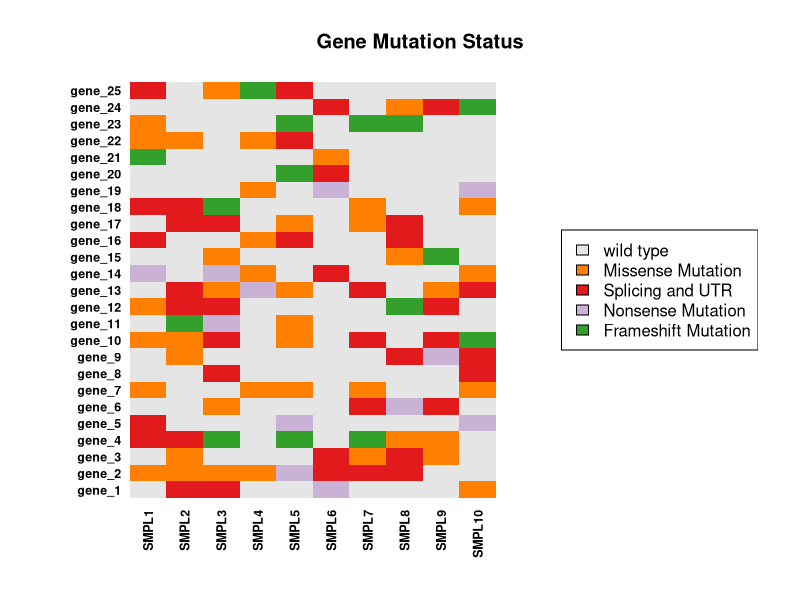
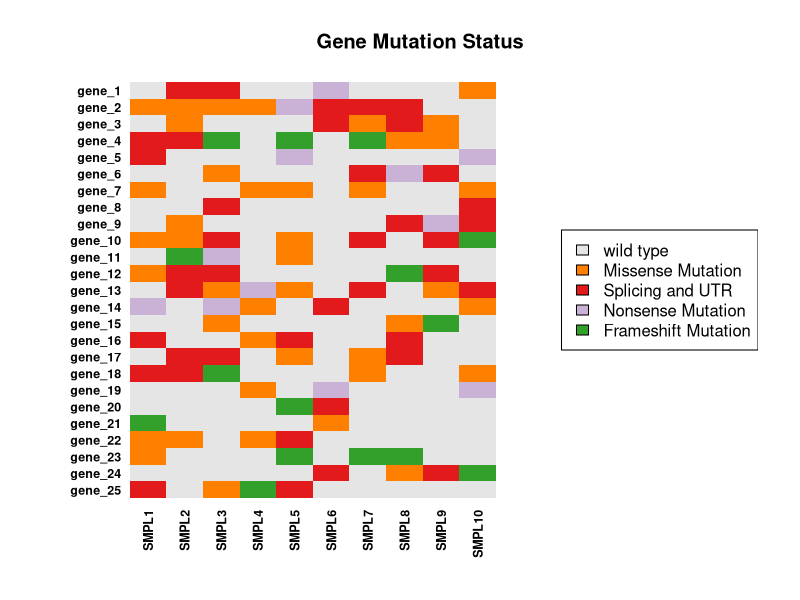
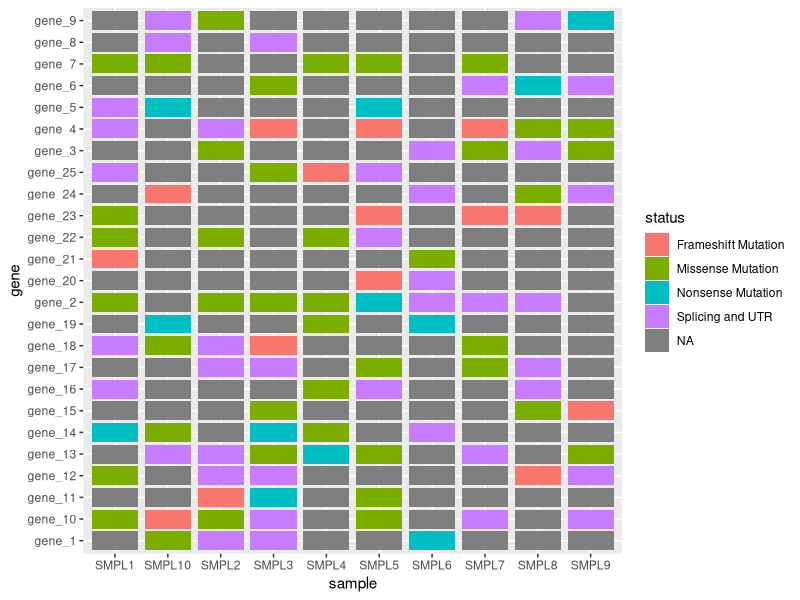
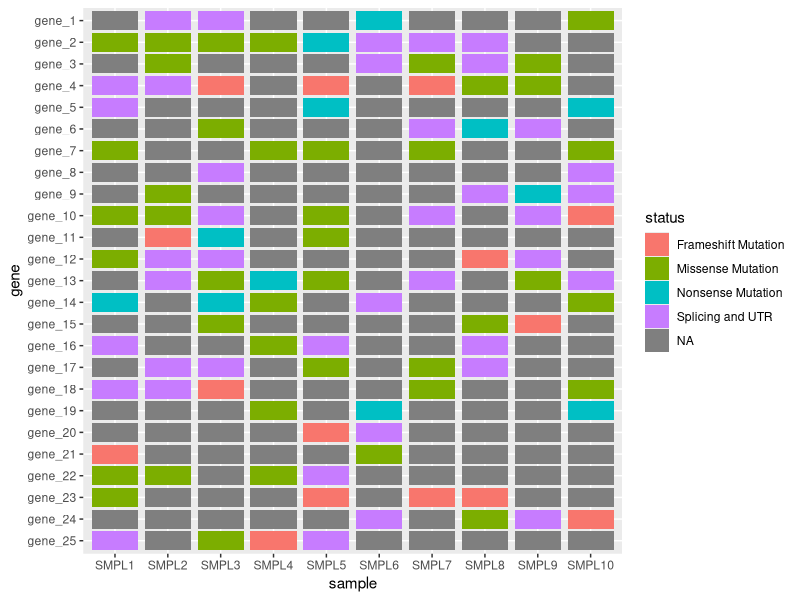
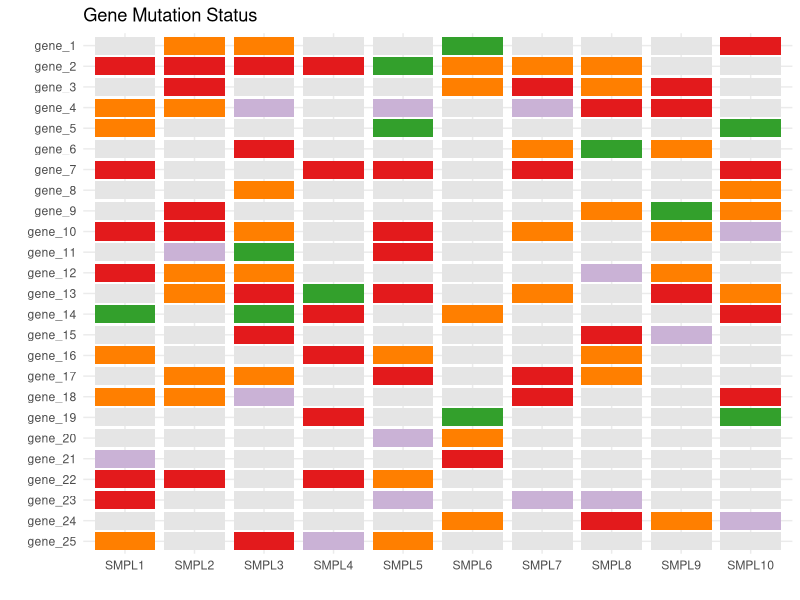
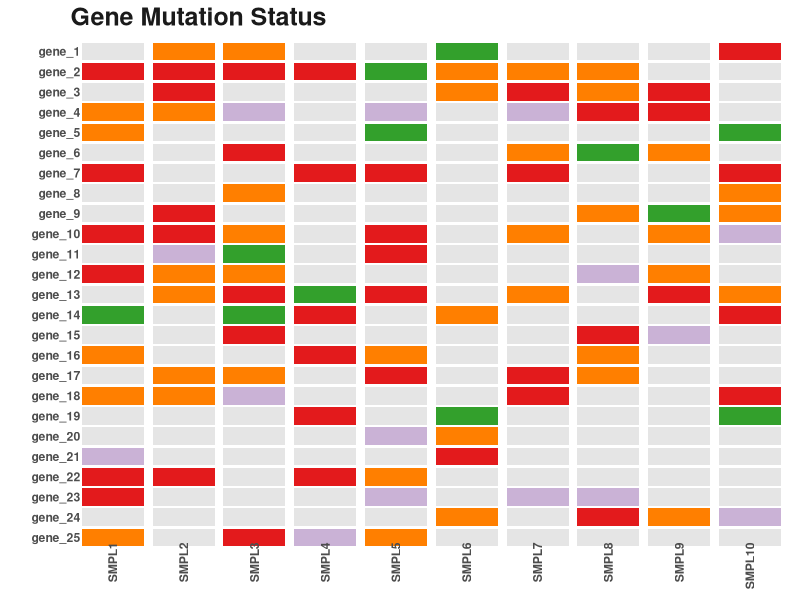

Recreate these plots in R, in order.
# ---------------------------------------------
#        --- ggplot2 Tutorial Series ---
#        -------- SEATMAP CHART --------           
#
# by Damiano Fantini <damiano.fantini@gmail.com>
# ---------------------------------------------
#
#
# Load libraries
#
library(ggplot2)
#
#
# Generate some data (matrix-format)
#
set.seed(999)
my_opts <- c(NA, "Missense Mutation", "Frameshift Mutation", "Nonsense Mutation", "Splicing and UTR")
my_genes <- paste("gene", 1:25, sep = "_")
my_samples <- paste("SMPL", 1:10, sep = "")
my_mat <- matrix(data = sample(x = my_opts, 
                               size = (length(my_genes) * length(my_samples)), 
                               replace = TRUE,  
                               prob = c(0.8, 0.3, 0.1, 0.1, 0.2)),
                 nrow = length(my_genes), 
                 ncol = length(my_samples), 
                 dimnames = list(my_genes, my_samples))
my_mat[1:10,1:3]
#         SMPL1                 SMPL2               SMPL3              
# gene_1  NA                    NA                  NA                 
# gene_2  "Splicing and UTR"    NA                  NA                 
# gene_3  "Missense Mutation"   "Splicing and UTR"  NA                 
# gene_4  NA                    "Missense Mutation" "Missense Mutation"
# gene_5  "Frameshift Mutation" NA                  "Missense Mutation"
# gene_6  NA                    NA                  NA                 
# gene_7  NA                    NA                  NA                 
# gene_8  NA                    "Missense Mutation" NA                 
# gene_9  NA                    "Nonsense Mutation" NA                 
# gene_10 NA                    NA                  "Missense Mutation"
#
#
# Convert data to a integer matrix we can image (still matrix-format)
#
my_levels <- unique(as.vector(my_mat))
num_mat <- apply(my_mat,2,(function(clmn){
  sapply(clmn, (function(jj){
    if (is.na(jj)) 1
    else if (jj == my_levels[2]) 2
    else if (jj == my_levels[3]) 3
    else if (jj == my_levels[4]) 4
    else if (jj == my_levels[5]) 5
  }))  
}))
head(num_mat)
#       SMPL1 SMPL2 SMPL3 SMPL4 SMPL5 SMPL6 SMPL7 SMPL8 SMPL9 SMPL10
#gene_1     1     1     1     1     1     1     1     2     2      1
#gene_2     2     1     1     2     1     1     1     1     5      1
#gene_3     3     2     1     1     1     4     3     5     3      3
#gene_4     1     3     3     3     1     1     5     1     1      3
#gene_5     4     1     3     1     4     3     2     1     1      1
#gene_6     1     1     1     1     2     1     1     3     1      2
#
#
# Plot data using the R standard plotting system (naive way)
#
my_colors <- c("gray90", "#ff7f00", "#e31a1c", "#cab2d6", "#33a02c")
image(t(num_mat), frame = FALSE, axes = FALSE,
      xlim = c(-0.2,1.85), 
      ylab = "", xlab = "", 
      col = my_colors,
      main = "Gene Mutation Status")
legend("right", 
       legend = c("wild type", my_levels[2:5]), 
       fill = my_colors)
axis(1, at = seq(0, 1, along.with = my_samples), labels = my_samples, cex.axis = 0.75, font = 2, las = 2, tick = FALSE, pos = 0.0)
axis(2, at = seq(0, 1, along.with = my_genes), labels = my_genes, cex.axis = 0.75, font = 2, las = 1, tick = FALSE, pos = -0.02)
#
#
# Fix issue about gene order
#
image(t(num_mat)[,nrow(num_mat):1], frame = FALSE, axes = FALSE,
      xlim = c(-0.2,1.85), 
      ylab = "", xlab = "", 
      col = my_colors,
      main = "Gene Mutation Status")
legend("right", 
       legend = c("wild type", my_levels[2:5]), 
       fill = my_colors)
axis(1, at = seq(0, 1, along.with = my_samples), labels = my_samples, cex.axis = 0.75, font = 2, las = 2, tick = FALSE, pos = 0.0)
axis(2, at = seq(0, 1, along.with = my_genes), labels = my_genes[length(my_genes) : 1], cex.axis = 0.75, font = 2, las = 1, tick = FALSE, pos = -0.02)
#
#
# We can easily get much better results via ggplot2
# First, we need to convert the matrix data into a data frame
# Data Variables are: gene, sample and mutation status
#
my_df <- data.frame(do.call(rbind, lapply(1:nrow(my_mat), (function(i){
  t(sapply(1:ncol(my_mat), (function(j){
    c(rownames(my_mat)[i],
      colnames(my_mat)[j],
      my_mat[i,j])  
  })))
}))))
colnames(my_df) <- c("gene","sample","status")
head(my_df)
#    gene    sample  status
#  1 gene_1  SMPL1   <NA>
#  2 gene_1  SMPL2   <NA>
#  3 gene_1  SMPL3   <NA>
#  4 gene_1  SMPL4   <NA>
#  5 gene_1  SMPL5   <NA>
#  6 gene_1  SMPL6   <NA>
#
#
# Now we can plot a heatmap-like chart (seatmap chart) via ggplot2 and geom_tile
#
p <- ggplot(my_df, aes(y=gene, x=sample))
p <- p + geom_tile(aes(fill=status), width=.875, height=.875)
p
#
#
# We need to fix column and row order here as well. 
# We can easily get this done by scaling the x and the y 
# 
p <- p + scale_y_discrete(limits=rev(unique(my_df$gene)))
p <- p + scale_x_discrete(limits=unique(my_df$sample))
p
#
#
# Now we apply some formatting and we change theme and color sets
#
p <- p + theme_minimal(base_size = 11) + labs(x = "", y = "")
p <- p + labs(title = "Gene Mutation Status")
p <- p + scale_fill_manual(values = my_colors[c(4,3,5,2)], name = "Mutation Type",
                           breaks = levels(my_df$status)[c(2,3,1,4)], 
                           na.value = "grey90")
p <- p + guides(color = guide_legend(ncol = 1)) +
  theme(legend.key = element_rect(size = 2, color = "white"),
        legend.key.size = unit(1.5, 'lines'))
p
#
#
# We complete the Gene Mutation chart by formatting text and defining some margins
#
p <- p + theme(text = element_text(color = "gray20"),
               legend.position = c("right"), # position the legend in the upper left 
               legend.justification = 0, # anchor point for legend.position.
               legend.text = element_text(size = 9, color = "gray10"),
               title = element_text(size = 15, face = "bold", color = "gray10"),
               axis.text = element_text(face = "bold"),
               panel.grid.major.y = element_blank(),
               panel.grid.major.x = element_blank()
)
p <- p + theme(axis.text.x=element_text(angle = 90, hjust = 1 , vjust = 0.5, 
                                        margin=margin(-8,0,-15,0)),
               axis.text.y=element_text(hjust = 1, vjust = 0.5, 
                                        margin = margin(0,-10,0,0)))
p
#
#
# Success. We have a very nice-looking seatmap chart summarizing the type of mutations
# That were identified in 25 genes while analyzing 10 samples. Publication-grade figure!
# For questions, contact me at damiano.fantini@gmail.com
# Or visit: http://www.biotechworld.it/bioinf/
#
#

